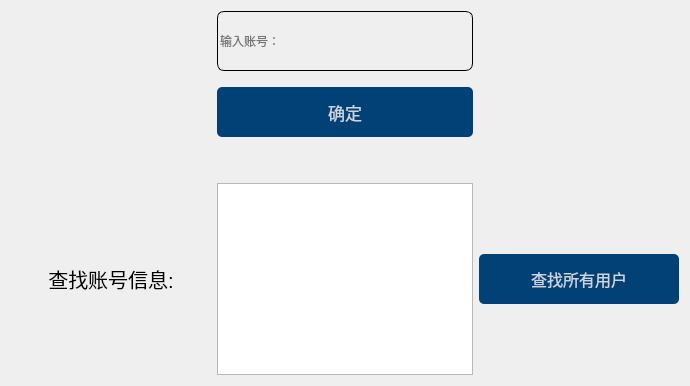
                <widget class="QWidget" name="page_find">
                 <layout class="QGridLayout" name="gridLayout_10">
                  <item row="0" column="2">
                   <spacer name="horizontalSpacer_31">
                    <property name="orientation">
                     <enum>Qt::Horizontal</enum>
                    </property>
                    <property name="sizeType">
                     <enum>QSizePolicy::Fixed</enum>
                    </property>
                    <property name="sizeHint" stdset="0">
                     <size>
                      <width>200</width>
                      <height>20</height>
                     </size>
                    </property>
                   </spacer>
                  </item>
                  <item row="0" column="1">
                   <widget class="QLineEdit" name="lineEdit_find">
                    <property name="minimumSize">
                     <size>
                      <width>0</width>
                      <height>60</height>
                     </size>
                    </property>
                    <property name="font">
                     <font>
                      <pointsize>9</pointsize>
                     </font>
                    </property>
                    <property name="styleSheet">
                     <string notr="true">background-color: rgba(0, 0, 0,0);
border:1px solid rgba(0,0,0,0);
border-radius:7px;
border-color: rgb(0, 0, 0);</string>
                    </property>
                    <property name="placeholderText">
                     <string>输入账号：</string>
                    </property>
                   </widget>
                  </item>
                  <item row="0" column="0">
                   <spacer name="horizontalSpacer_30">
                    <property name="orientation">
                     <enum>Qt::Horizontal</enum>
                    </property>
                    <property name="sizeType">
                     <enum>QSizePolicy::Fixed</enum>
                    </property>
                    <property name="sizeHint" stdset="0">
                     <size>
                      <width>200</width>
                      <height>20</height>
                     </size>
                    </property>
                   </spacer>
                  </item>
                  <item row="2" column="1">
                   <widget class="QPushButton" name="pushButton_affirmfind">
                    <property name="minimumSize">
                     <size>
                      <width>0</width>
                      <height>50</height>
                     </size>
                    </property>
                    <property name="font">
                     <font>
                      <pointsize>13</pointsize>
                     </font>
                    </property>
                    <property name="styleSheet">
                     <string notr="true">QPushButton#pushButton_affirmfind{
background-color:rgba(2,65,118,255);
color:rgba(255,255,255,200);
border-radius:5px;
}
QPushButton#pushButton_affirmfind:hover{
background-color:rgba(2,65,118,150);
color:rgba(255,255,255,200);
border-radius:5px;
}
QPushButton#pushButton_affirmfind:pressed{
padding-left:5px;
padding-top:5px;
background-color:rgba(2,65,118,100);
}</string>
                    </property>
                    <property name="text">
                     <string>确定</string>
                    </property>
                   </widget>
                  </item>
                  <item row="4" column="1">
                   <widget class="QTextBrowser" name="textBrowser_find"/>
                  </item>
                  <item row="1" column="1">
                   <spacer name="verticalSpacer_4">
                    <property name="orientation">
                     <enum>Qt::Vertical</enum>
                    </property>
                    <property name="sizeType">
                     <enum>QSizePolicy::Fixed</enum>
                    </property>
                    <property name="sizeHint" stdset="0">
                     <size>
                      <width>20</width>
                      <height>10</height>
                     </size>
                    </property>
                   </spacer>
                  </item>
                  <item row="3" column="1">
                   <spacer name="verticalSpacer_5">
                    <property name="orientation">
                     <enum>Qt::Vertical</enum>
                    </property>
                    <property name="sizeType">
                     <enum>QSizePolicy::Fixed</enum>
                    </property>
                    <property name="sizeHint" stdset="0">
                     <size>
                      <width>20</width>
                      <height>40</height>
                     </size>
                    </property>
                   </spacer>
                  </item>
                  <item row="4" column="0">
                   <widget class="QLabel" name="label_5">
                    <property name="font">
                     <font>
                      <pointsize>15</pointsize>
                     </font>
                    </property>
                    <property name="text">
                     <string>查找账号信息:</string>
                    </property>
                    <property name="alignment">
                     <set>Qt::AlignCenter</set>
                    </property>
                   </widget>
                  </item>
                  <item row="4" column="2">
                   <widget class="QPushButton" name="pushButton_affirmall">
                    <property name="minimumSize">
                     <size>
                      <width>0</width>
                      <height>50</height>
                     </size>
                    </property>
                    <property name="font">
                     <font>
                      <pointsize>12</pointsize>
                     </font>
                    </property>
                    <property name="styleSheet">
                     <string notr="true">QPushButton#pushButton_affirmall{
background-color:rgba(2,65,118,255);
color:rgba(255,255,255,200);
border-radius:5px;
}
QPushButton#pushButton_affirmall:hover{
background-color:rgba(2,65,118,150);
color:rgba(255,255,255,200);
border-radius:5px;
}
QPushButton#pushButton_affirmall:pressed{
padding-left:5px;
padding-top:5px;
background-color:rgba(2,65,118,100);
}</string>
                    </property>
                    <property name="text">
                     <string>查找所有用户</string>
                    </property>
                   </widget>
                  </item>
                 </layout>
                </widget>
